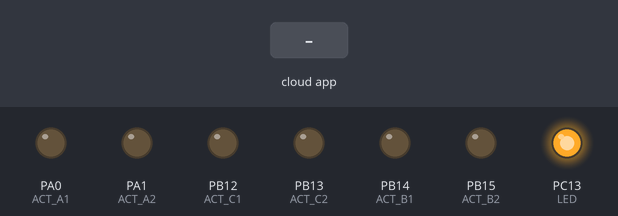
Bench run of a sketch on a simulated STM32 Black Pill. Shown: output pins drawn as LEDs (lit = HIGH). The test bench sets the inputs (shaded band). The ROS host is connected and sends only what is stated.

Above: at 1.2 s.
1.3 s: the phone or cloud app sets lin_act to 1
At 2.5 s:
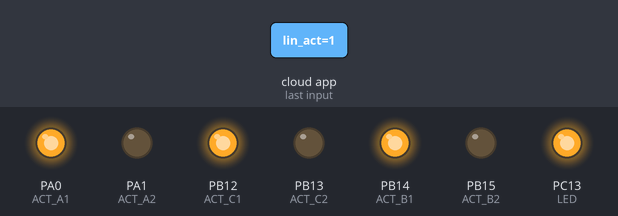
2.8 s: the phone or cloud app sets lin_act to 2
At 3.7 s:
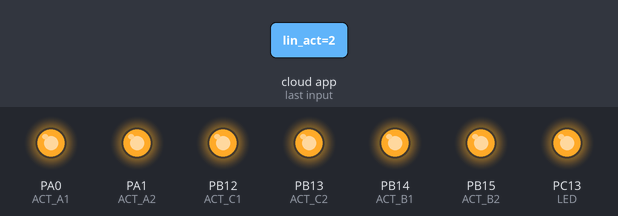
4.3 s: the phone or cloud app sets lin_act to 3
At 4.9 s:
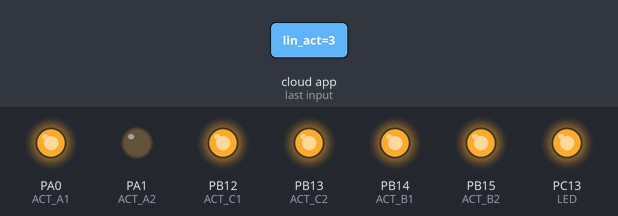
5.8 s: the phone or cloud app sets lin_act to 4
At 7.2 s:
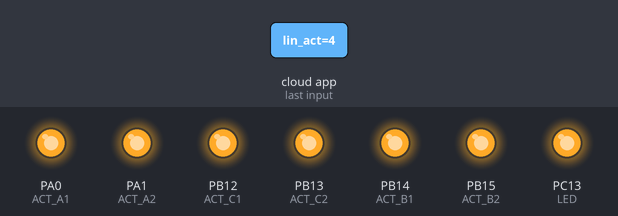
Timing chart, 0 to 8.3 s (numbered marks = the images above; inputs shaded):
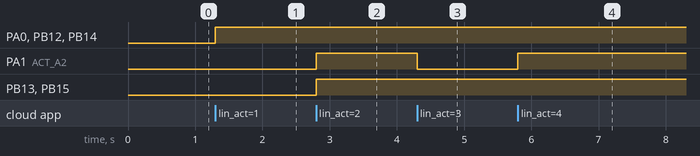

The sketch:

shellMaster_stm.ino
```cpp
/*
   Melodic:
        https://github.com/ros-drivers/rosserial/blob/a8c9219eb0aa88dd40bd72ef5bd188fe0bd0f44b/rosserial_python/src/rosserial_python/SerialClient.py

   Note:
      1. If internet is not available, the required file-content is present in "ros_include.h" file.
      2. Replace the following file at given location:
            /opt/ros/noetic/lib/python3/dist-packages/rosserial_python/SerialClient.py

     Hackmd:
     https://hackmd.io/hJOqWjruQsq7Xle3vMfS_w
*/


/*
   Relay pins:
      PA0 : ACT_A1
      PA1 : ACT_A2
      PB14 : ACT_B1
      PB15 : ACT_B2
      PB12 : ACT_C1
      PB13 : ACT_C2


  RX-TX pins:
     PA9  : Tx
     PA10 : Rx

*/
/*************************** <> ***************************/

#include "stm_include.h"
#include "ros_include.h"

/*************************** <function declaration> ***************************/

void callback_linear(const std_msgs::Int8 &cam_data);

void setup_gpio();
void start_pub_sub_serv();


/*
   create ros-handle
*/
ros::NodeHandle nh;

/*
   Subscriber
*/
ros::Subscriber<std_msgs::Int8> lin_act_control("/stm_control/lin_act", &callback_linear);


void setup()
{
  // nh.logwarn("Step-1");
  setup_gpio();

  /*
     Initialize Node handle.
  */
  nh.initNode();
  start_pub_sub_serv();

}

void loop()
{
  nh.spinOnce();
  // delay(10);
}


/*************************** <function definitions> ***************************/


/*
   Initialize the GPIO pins for all peripheral.
*/
void setup_gpio()
{

  // relay
  pinMode(ACT_A1, OUTPUT);
  pinMode(ACT_A2, OUTPUT);
  pinMode(ACT_B1, OUTPUT);
  pinMode(ACT_B2, OUTPUT);
  pinMode(ACT_C1, OUTPUT);
  pinMode(ACT_C2, OUTPUT);

  digitalWrite(ACT_A1, LOW);
  digitalWrite(ACT_A2, LOW);
  digitalWrite(ACT_B1, LOW);
  digitalWrite(ACT_B2, LOW);
  digitalWrite(ACT_C1, LOW);
  digitalWrite(ACT_C2, LOW);

  // led
  pinMode(LED, OUTPUT);
  digitalWrite(LED, HIGH);
}


/*
   Start all publisher subscriber services
*/
void start_pub_sub_serv()
{
  // Subscriber
  nh.subscribe(lin_act_control); // Start camera subscriber

}


void callback_linear(const std_msgs::Int8 &msg)
{
  switch (msg.data)
  {
    //all 3 act C
    case 1:
      digitalWrite(ACT_A1, HIGH);
      digitalWrite(ACT_A2, LOW);

      digitalWrite(ACT_B1, HIGH);
      digitalWrite(ACT_B2, LOW);

      digitalWrite(ACT_C1, HIGH);
      digitalWrite(ACT_C2, LOW);

      nh.loginfo("all C");
      break;


    //all 3 act CC
    case 2:
      digitalWrite(ACT_A1, HIGH);
      digitalWrite(ACT_A2, HIGH);

      digitalWrite(ACT_B1, HIGH);
      digitalWrite(ACT_B2, HIGH);

      digitalWrite(ACT_C1, HIGH);
      digitalWrite(ACT_C2, HIGH);
      nh.loginfo("all CC");

      break;

    //act-1 C
    case 3:
      digitalWrite(ACT_A1, HIGH);
      digitalWrite(ACT_A2, LOW);

      break;

    //act-1 CC
    case 4:
      digitalWrite(ACT_A1, HIGH);
      digitalWrite(ACT_A2, HIGH);

      break;

    //act-2 C
    case 5:
      digitalWrite(ACT_B1, HIGH);
      digitalWrite(ACT_B2, LOW);
      break;


    //act-2 CC
    case 6:
      digitalWrite(ACT_B1, HIGH);
      digitalWrite(ACT_B2, HIGH);

      break;

    //act-3 C
    case 7:
      digitalWrite(ACT_C1, HIGH);
      digitalWrite(ACT_C2, LOW);

      break;

    //act-3 CC
    case 8:
      digitalWrite(ACT_C1, HIGH);
      digitalWrite(ACT_C2, HIGH);
      break;

    case 9:
      digitalWrite(ACT_A1, LOW);
      digitalWrite(ACT_A2, LOW);

      digitalWrite(ACT_B1, LOW);
      digitalWrite(ACT_B2, LOW);

      digitalWrite(ACT_C1, LOW);
      digitalWrite(ACT_C2, LOW);
      break;
  }
  //  delay(100);


  // digitalWrite(LED, HIGH - digitalRead(LED));

}
```

stm_include.h
```cpp
/**
   usefule links:

    current sensor:
      digikey link   : https://www.digikey.in/en/products/detail/riedon/SSA-100/12149327?utm_adgroup=General&utm_source=google&utm_medium=cpc&utm_campaign=Dynamic%20Search_EN_Product&utm_term=&productid=
      datasheet link : https://riedon.com/media/pdf/SSA.pdf

    stm32-f411ceu6 (blackPill)
      Specs          : https://stm32-base.org/boards/STM32F411CEU6-WeAct-Black-Pill-V2.0.html
      Pin-out        : https://stm32world.com/wiki/Black_Pill
      IDE settings   : https://www.sgbotic.com/index.php?dispatch=pages.view&page_id=49


*/


/*************************** <Start define> ***************************/


//generic macros
#define RESET                   (0)
#define SET                     (1)
#define NOT_AVAILABLE           (-1)


//Linear control pins
#define ACT_A1              (PA0) //PWM-1
#define ACT_A2              (PA1) //DIR-1

#define ACT_B1              (PB14) //PWM-2
#define ACT_B2              (PB15) //DIR-2

#define ACT_C1              (PB12) //PWM-3
#define ACT_C2              (PB13) //DIR-3

#define LED                 (PC13)

/*************************** <End define> ***************************/
```

Source omitted: ros_include.h (29835 bytes)

Measured:
- after the input at 1.3 s, PA0 (ACT_A1), PB12 (ACT_C1), PB14 (ACT_B1): LOW → HIGH at once
- after the input at 2.8 s, PA1 (ACT_A2), PB13 (ACT_C2), PB15 (ACT_B2): LOW → HIGH at once
- after the input at 4.3 s, PA1 (ACT_A2): HIGH → LOW at once
- after the input at 5.8 s, PA1 (ACT_A2): LOW → HIGH at once
